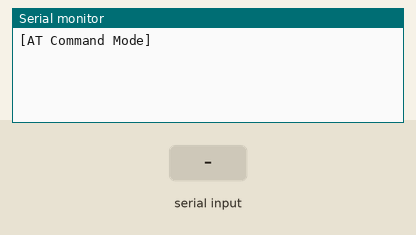
Recording of a sketch running on a simulated Arduino Mega 2560, built with avr-gcc and run on an emulated ATmega2560. On the bench: the last lines printed to the serial monitor. The inputs (shaded band) are chosen by the test bench.

Above: at 1.2 s.
1.3 s: "1" received over the second serial link
At 2.0 s:
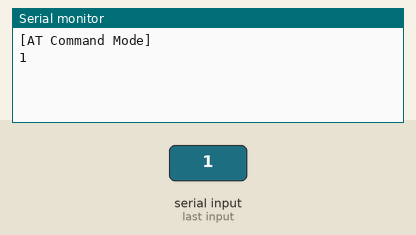
2.8 s: "0" received over the second serial link
At 3.2 s:
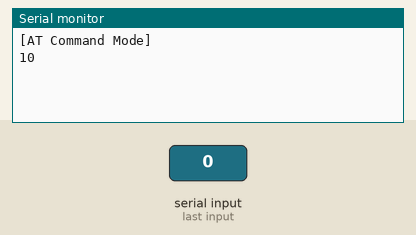

The sketch:

TestAtCom.ino
```cpp
// Serial 사용법과 SoftwareSerial 사용법은 거의 유사하다.
#include <SoftwareSerial.h>

// Arduino Mega ADK인 경우는 10 ~ 13 사이의 pin에 연결해야 동작함
SoftwareSerial blueSerial(10, 11); // Arduino의 RXD, TXD가 연결된 pin 번호, Bluetooth 입장에서는 TXD, RXD의 연결 번호

void setup()
{
  Serial.begin(9600);
  blueSerial.begin(38400);    // AT Command는 data rate을 38400으로 설정해야 함
  Serial.println("[AT Command Mode]");
}

// AT Command 끝에는 "\r\n"이 반드시 들어가야 함
void loop()
{
  while (blueSerial.available())
    Serial.write(blueSerial.read());
  while (Serial.available())
    blueSerial.write(Serial.read());
  delay(100);
}
```

Measured:
- after the input at 1.3 s, the serial monitor: prints a new line at once (image 1)
- after the input at 2.8 s, the serial monitor: prints a new line at once (image 2)
